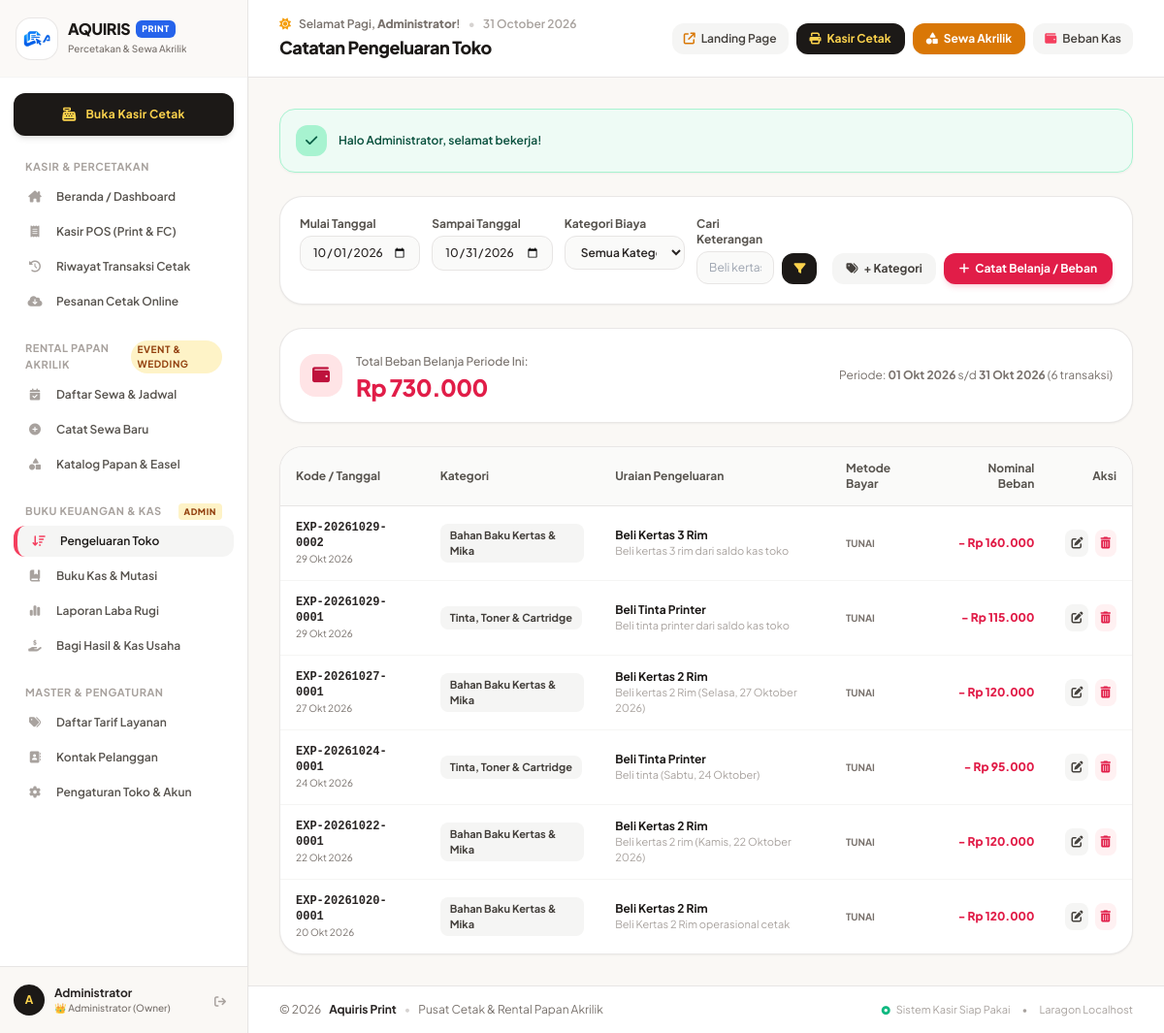
The app's page /pengeluaran.php (signed in) with its own data.
### tables this page shows
CREATE TABLE `expenses` (
  `id` int NOT NULL AUTO_INCREMENT,
  `expense_code` varchar(50) NOT NULL,
  `category_id` int NOT NULL,
  `title` varchar(200) NOT NULL,
  `amount` decimal(12,2) NOT NULL DEFAULT '0.00',
  `date` date NOT NULL,
  `payment_method` enum('tunai','transfer') DEFAULT 'tunai',
  `notes` text,
  `receipt_image` varchar(255) DEFAULT NULL,
  `user_id` int DEFAULT NULL,
  `created_at` datetime NOT NULL,
  PRIMARY KEY (`id`),
  UNIQUE KEY `expense_code` (`expense_code`),
  KEY `category_id` (`category_id`),
  KEY `date` (`date`)
);

CREATE TABLE `expense_categories` (
  `id` int NOT NULL AUTO_INCREMENT,
  `name` varchar(100) NOT NULL,
  `created_at` timestamp NULL DEFAULT CURRENT_TIMESTAMP,
  PRIMARY KEY (`id`)
);

### includes/functions.php (called while the page is built, shortened)
<?php
function formatRupiah($amount): string {
    $val = (float)($amount ?? 0);
    return 'Rp ' . number_format($val, 0, ',', '.');
}
function formatDate($datetime, bool $includeTime = false): string {
    $timestamp = strtotime($datetime);
    $months = [
        1 => 'Jan', 2 => 'Feb', 3 => 'Mar', 4 => 'Apr', 5 => 'Mei', 6 => 'Jun',
        7 => 'Jul', 8 => 'Agu', 9 => 'Sep', 10 => 'Okt', 11 => 'Nov', 12 => 'Des'
    ];
    $d = date('d', $timestamp);
    $m = $months[(int)date('m', $timestamp)];
    $y = date('Y', $timestamp);
    return "$d $m $y";
}

### pengeluaran.php (the view, shortened to what this page needs)
<?php
require_once __DIR__ . '/includes/header.php';
$startDate = $_GET['start_date'] ?? date('Y-m-01');
$endDate = $_GET['end_date'] ?? date('Y-m-d');
$search = trim($_GET['search'] ?? '');
$sql = "SELECT e.*, c.name as category_name, u.name as user_name
        FROM expenses e
        JOIN expense_categories c ON e.category_id = c.id
        LEFT JOIN users u ON e.user_id = u.id
        WHERE 1=1";
$params = [];
if (!empty($startDate) && !empty($endDate)) {
    $sql .= " AND e.date BETWEEN ? AND ?";
    $params[] = $startDate;
    $params[] = $endDate;
}
$sql .= " ORDER BY e.date DESC, e.id DESC";
$stmt = $pdo->prepare($sql);
$stmt->execute($params);
$expenses = $stmt->fetchAll();
$totalExpenses = array_sum(array_column($expenses, 'amount'));
?>
<div class="bg-white p-5 rounded-3xl border border-stone-200/90 shadow-sm mb-6">
    <div class="flex flex-col lg:flex-row lg:items-end justify-between gap-4">
        <form method="GET" action="pengeluaran.php" class="grid grid-cols-1 sm:grid-cols-2 lg:grid-cols-4 gap-3 flex-1 text-xs">
            <div>
                <label class="block font-bold text-stone-600 mb-1">Mulai Tanggal</label>
                <input type="date" name="start_date" value="<?= htmlspecialchars($startDate) ?>" class="w-full px-3 py-2 bg-stone-50 border border-stone-200 rounded-xl outline-none font-medium" />
            </div>
            <div>
                <label class="block font-bold text-stone-600 mb-1">Sampai Tanggal</label>
                <input type="date" name="end_date" value="<?= htmlspecialchars($endDate) ?>" class="w-full px-3 py-2 bg-stone-50 border border-stone-200 rounded-xl outline-none font-medium" />
            </div>
            <div>
                <label class="block font-bold text-stone-600 mb-1">Kategori Biaya</label>
                <select name="category" class="w-full px-3 py-2 bg-stone-50 border border-stone-200 rounded-xl outline-none font-semibold">
                    <option value="all">Semua Kategori</option>
                </select>
            </div>
            <div class="flex gap-2 items-end">
                <div class="flex-1">
                    <label class="block font-bold text-stone-600 mb-1">Cari Keterangan</label>
                    <input type="text" name="search" value="<?= htmlspecialchars($search) ?>" placeholder="Beli kertas, token..." class="w-full px-3 py-2 bg-stone-50 border border-stone-200 rounded-xl outline-none" />
                </div>
                <button type="submit" class="py-2 px-3 bg-stone-900 hover:bg-stone-800 text-amber-300 font-bold rounded-xl transition" title="Filter">
                    <i class="fa-solid fa-filter"></i>
                </button>
            </div>
        </form>
        <div class="flex items-center gap-2 self-start lg:self-end">
            <button onclick="openCategoryModal()" class="px-3.5 py-2 bg-stone-100 hover:bg-stone-200 text-stone-700 font-bold rounded-xl text-xs transition flex items-center gap-1.5 whitespace-nowrap">
                <i class="fa-solid fa-tags"></i>
                <span>+ Kategori</span>
            </button>
            <button onclick="openModal()" class="px-4 py-2 bg-rose-600 hover:bg-rose-700 text-white font-bold rounded-xl text-xs shadow-md shadow-rose-600/15 transition flex items-center gap-1.5 whitespace-nowrap">
                <i class="fa-solid fa-plus"></i>
                <span>Catat Belanja / Beban</span>
            </button>
        </div>
    </div>
</div>
<div class="p-5 bg-white border border-stone-200/90 rounded-3xl shadow-sm mb-6 flex flex-col sm:flex-row sm:items-center justify-between gap-3">
    <div class="flex items-center gap-3.5">
        <div class="w-11 h-11 rounded-2xl bg-rose-100 text-rose-700 flex items-center justify-center text-lg font-bold">
            <i class="fa-solid fa-wallet"></i>
        </div>
        <div>
            <span class="text-xs text-stone-500 font-medium">Total Beban Belanja Periode Ini:</span>
            <div class="text-2xl font-black text-rose-600 tracking-tight"><?= formatRupiah($totalExpenses) ?></div>
        </div>
    </div>
    <div class="text-xs text-stone-500">
        Periode: <strong><?= formatDate($startDate) ?></strong> s/d <strong><?= formatDate($endDate) ?></strong> (<?= count($expenses) ?> transaksi)
    </div>
</div>
<div class="bg-white rounded-3xl border border-stone-200/90 shadow-sm overflow-hidden">
    <div class="overflow-x-auto">
        <table class="w-full text-left text-xs border-collapse">
            <thead>
                <tr class="bg-stone-50 text-stone-600 border-b border-stone-200">
                    <th class="py-3.5 px-4 font-bold">Kode / Tanggal</th>
                    <th class="py-3.5 px-4 font-bold">Kategori</th>
                    <th class="py-3.5 px-4 font-bold">Uraian Pengeluaran</th>
                    <th class="py-3.5 px-4 font-bold">Metode Bayar</th>
                    <th class="py-3.5 px-4 font-bold text-right">Nominal Beban</th>
                    <th class="py-3.5 px-4 font-bold text-right">Aksi</th>
                </tr>
            </thead>
            <tbody class="divide-y divide-stone-100">
                <?php if (empty($expenses)): ?>
                    <tr>
                        <td colspan="6" class="py-10 text-center text-stone-400">
                            <i class="fa-solid fa-receipt text-3xl mb-2 text-stone-300"></i>
                            <p>Tidak ada catatan pengeluaran pada rentang waktu ini.</p>
                        </td>
                    </tr>
                <?php else: ?>
                    <?php foreach ($expenses as $e): ?>
                        <tr class="hover:bg-stone-50/80 transition">
                            <td class="py-3.5 px-4">
                                <span class="font-bold text-stone-800 block font-mono"><?= htmlspecialchars($e['expense_code']) ?></span>
                                <span class="text-[10px] text-stone-500"><?= formatDate($e['date']) ?></span>
                            </td>
                            <td class="py-3.5 px-4">
                                <span class="px-2.5 py-1 bg-stone-100 text-stone-700 font-bold rounded-lg text-[11px] inline-block">
                                    <?= htmlspecialchars($e['category_name']) ?>
                                </span>
                            </td>
                            <td class="py-3.5 px-4">
                                <span class="font-bold text-stone-900 block text-xs"><?= htmlspecialchars($e['title']) ?></span>
                                <?php if (!empty($e['notes'])): ?>
                                    <span class="text-[11px] text-stone-400 block"><?= htmlspecialchars($e['notes']) ?></span>
                                <?php endif; ?>
                            </td>
                            <td class="py-3.5 px-4 uppercase font-bold text-[10px] text-stone-500">
                                <?= htmlspecialchars($e['payment_method']) ?>
                            </td>
                            <td class="py-3.5 px-4 text-right">
                                <span class="font-extrabold text-rose-600 text-xs block">- <?= formatRupiah($e['amount']) ?></span>
                            </td>
                            <td class="py-3.5 px-4 text-right space-x-1 whitespace-nowrap">
                                <button onclick='editExpense(<?= json_encode($e) ?>)' class="p-1.5 bg-stone-100 hover:bg-stone-200 text-stone-700 rounded-lg text-xs" title="Edit">
                                    <i class="fa-solid fa-pen-to-square"></i>
                                </button>
                                <button onclick="confirmDelete('pengeluaran.php?delete=<?= $e['id'] ?>', 'Yakin ingin menghapus catatan pengeluaran ini?')" class="p-1.5 bg-rose-50 hover:bg-rose-100 text-rose-600 rounded-lg text-xs" title="Hapus">
                                    <i class="fa-solid fa-trash-can"></i>
                                </button>
                            </td>
                        </tr>
                    <?php endforeach; ?>
                <?php endif; ?>
            </tbody>
        </table>
    </div>
</div>
<?php require_once __DIR__ . '/includes/footer.php'; ?>

### includes/header.php (style rules this page uses)
html, body { height: 100%; overflow: hidden; margin: 0; padding: 0; }
body { font-family: 'Plus Jakarta Sans', sans-serif; background-color: #FAF8F5; color: #292524; }

### records on screen
expenses: expense_code "EXP-20261029-0002", date "29 Okt 2026", expense_categories.name "Bahan Baku Kertas & Mika", title "Beli Kertas 3 Rim", notes "Beli kertas 3 rim dari saldo kas toko", payment_method "TUNAI", amount "Rp 160.000"
expenses: expense_code "EXP-20261029-0001", date "29 Okt 2026", expense_categories.name "Tinta, Toner & Cartridge", title "Beli Tinta Printer", notes "Beli tinta printer dari saldo kas toko", payment_method "TUNAI", amount "Rp 115.000"
expenses: expense_code "EXP-20261027-0001", date "27 Okt 2026", expense_categories.name "Bahan Baku Kertas & Mika", title "Beli Kertas 2 Rim", notes "Beli kertas 2 Rim (Selasa, 27 Oktober 2026)", payment_method "TUNAI", amount "Rp 120.000"
expenses: expense_code "EXP-20261024-0001", date "24 Okt 2026", expense_categories.name "Tinta, Toner & Cartridge", title "Beli Tinta Printer", notes "Beli tinta (Sabtu, 24 Oktober)", payment_method "TUNAI", amount "Rp 95.000"
expenses: expense_code "EXP-20261022-0001", date "22 Okt 2026", expense_categories.name "Bahan Baku Kertas & Mika", title "Beli Kertas 2 Rim", notes "Beli kertas 2 rim (Kamis, 22 Oktober 2026)", payment_method "TUNAI", amount "Rp 120.000"
expenses: expense_code "EXP-20261020-0001", date "20 Okt 2026", expense_categories.name "Bahan Baku Kertas & Mika", title "Beli Kertas 2 Rim", notes "Beli Kertas 2 Rim operasional cetak", payment_method "TUNAI", amount "Rp 120.000"

### other values on screen
substr($currentUser['name'] ?? 'U', 0, 1) "A"
$currentUser['name'] "Administrator"
$greeting "Selamat Pagi"
explode(' ', $currentUser['name'])[0] "Administrator"
$pageTitle "Catatan Pengeluaran Toko"
$flash['message'] "Halo Administrator, selamat bekerja!"
formatRupiah($totalExpenses) "Rp 730.000"
count($expenses) "6"
getSetting('shop_name', 'Aquiris Print') "Aquiris Print"
